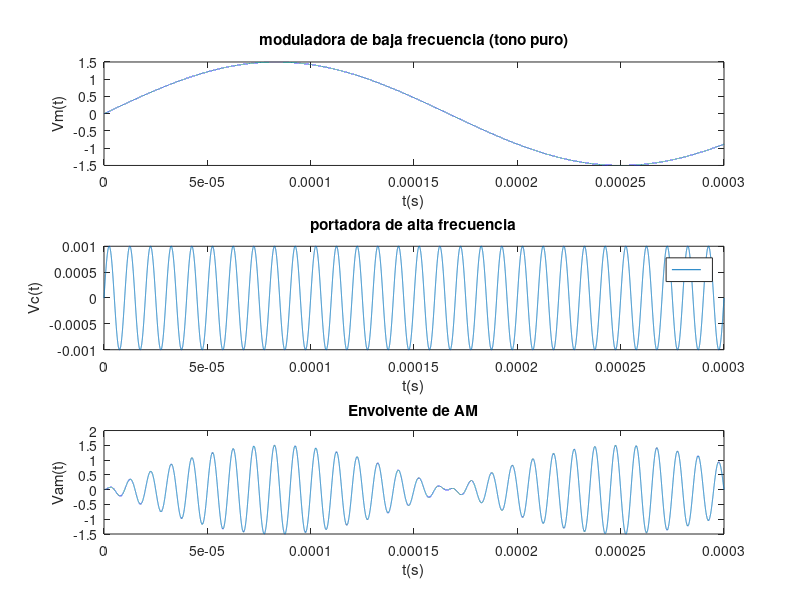

Reproduce this figure in MATLAB.

# Escrito por Heberth Alexander Ardila
# heberthardila@gmail.com
# uavlabs.org
# El siguiente codigo describe el proceso de Modulacion de Amplitud
# que se realiza a una señal portadora en base a una moduladora

# en Voltios pico
# portadora de 10mV
Vc = 1*10^-3;  
disp("Voltaje de Portadora"), disp(Vc);
# mensaje o moduladora  de 6V
Vm = 1.5;
disp("Voltaje de Moduladora"), disp(Vm);


#Valores de Resistencia y COndensador para la Oscilacion del XR2206
disp("Valores de R1 y C1 para la oscilacion del Xr2206")
R = 10*10^3; 
disp(R);
C = 1*10^-9;
disp(C);
# en Herz
fc = 1/(R*C);
tp = 1/fc;
disp("Frec de portadora:"), disp(fc);
#disp("Periodo de portadora"), disp(fc);
fm= 3000;


# Liena de tiempo en segundos. para graficar
t = 0:tp/2048:tp*30;

# Representacion de la moduladora y portadora sobre el tiempo
# cada una con su frecuencia natural de oscilacion. 
Vmt = Vm*sin(2*pi*fm*t);
Vct = Vc*sin(2*pi*fc*t);

##Envolente o resultante de AM
Vamt = (Vc + Vm*sin(2*pi*fm*t)).*(sin(2*pi*fc*t));


##Transformada rapida sobre la envolvente. 
#N = 4096;
#fftam=abs(fft(Vamt,N));
#F = [0:N-1]/N;




## plots para las graficas. 
subplot(3,1,1);
plot(t,Vmt);
title ("moduladora de baja frecuencia (tono puro)");
xlabel ("t(s)");
ylabel ("Vm(t)");
subplot(3,1,2);
plot(t,Vct);
title ("portadora de alta frecuencia");
xlabel ("t(s)");
ylabel ("Vc(t)");
legend ("");

subplot(3,1,3);
plot(t,Vamt);
title ("Envolvente de AM");
xlabel ("t(s)");
ylabel ("Vam(t)");


#subplot(4,1,4);
#plot(t*1000,abs(fftam));
#plot(F,fftam)
#legend ("");
